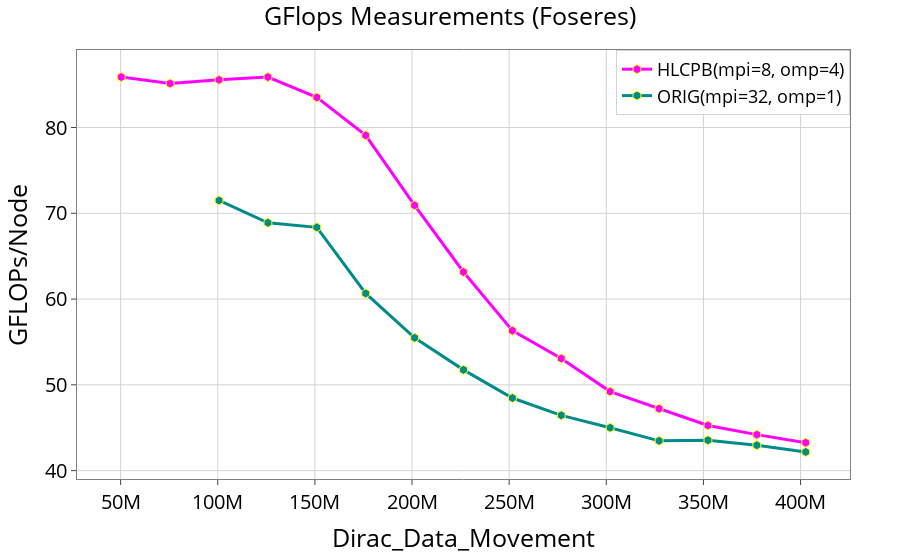

The code cell stored with this chart in its notebook:
### Markdown cell above
# For conference Paper

### Code cell
fig = go.Figure()

# ALL_OPT
# fig.add_trace(go.Scatter(x=(dfn1AvxFusNonProb_8mpi_4omp.Dirc_Data_Mov*(dfn1AvxFusNonProb_8mpi_4omp.MPI_size)), 
#                          y=(dfn1AvxFusNonProb_8mpi_4omp.GFLOPS*(dfn1AvxFusNonProb_8mpi_4omp.MPI_size)), 
#                          mode='lines+markers', 
#                          name='ALL-OPTS(8*4)',
#                          line=dict(color='magenta',width=3),
#                          marker=dict(symbol='hexagon',size=9, line=dict(color='yellow',width=1))))



# Sort the DataFrame based on the product of Dirc_Data_Mov and MPI_size
df_sorted = dfn1AvxFusNonProb_8mpi_4omp.assign(sort_value=dfn1AvxFusNonProb_8mpi_4omp['Dirc_Data_Mov'] * dfn1AvxFusNonProb_8mpi_4omp['MPI_size']).sort_values(by='sort_value')

# Create the line graph with sorted x-axis values
# fig.add_trace(
#     go.Scatter(
#         x=df_sorted['Dirc_Data_Mov'] * df_sorted['MPI_size'],
#         y=df_sorted['GFLOPS'] * df_sorted['MPI_size'],
#         mode='lines+markers',
#         name='ALL-OPTS(mpi=8, omp=4)',
#         line=dict(color='magenta', width=3),
#         marker=dict(symbol='hexagon', size=9, line=dict(color='yellow', width=1))
#     )
# )



# NVEC-HLCPB
# fig.add_trace(go.Scatter(x=(dfn1MacFusNonProb_8mpi_4omp.Dirc_Data_Mov*(dfn1MacFusNonProb_8mpi_4omp.MPI_size)), 
#                          y=(dfn1MacFusNonProb_8mpi_4omp.GFLOPS*(dfn1MacFusNonProb_8mpi_4omp.MPI_size)), 
#                          mode='lines+markers', 
#                          name='NVEC-HLCPB(8*4)',
#                          line=dict(color='darkcyan',width=3),
#                          marker=dict(symbol='hexagon',size=9, line=dict(color='yellow',width=1))))




# Sort the DataFrame based on the product of Dirc_Data_Mov and MPI_size
df_sorted = dfn1MacFusNonProb_8mpi_4omp.assign(sort_value=dfn1MacFusNonProb_8mpi_4omp['Dirc_Data_Mov'] * dfn1MacFusNonProb_8mpi_4omp['MPI_size']).sort_values(by='sort_value')

# Create the line graph with sorted x-axis values
fig.add_trace(
    go.Scatter(
        x=df_sorted['Dirc_Data_Mov'] * df_sorted['MPI_size'],
        y=df_sorted['GFLOPS'] * df_sorted['MPI_size'],
        mode='lines+markers',
        name='HLCPB(mpi=8, omp=4)',
        line=dict(color='magenta', width=3),
        marker=dict(symbol='hexagon', size=9, line=dict(color='yellow', width=1))
    )
)







# ORIG
# fig.add_trace(go.Scatter(x=(dfn1MacNonFusNonProb_32mpi_1omp.Dirc_Data_Mov*(dfn1MacNonFusNonProb_32mpi_1omp.MPI_size)), 
#                          y=(dfn1MacNonFusNonProb_32mpi_1omp.GFLOPS*(dfn1MacNonFusNonProb_32mpi_1omp.MPI_size)), 
#                          mode='lines+markers', 
#                          name='MacNonFusNonProb_32mpi_1omp',
#                          line=dict(color='darkblue',width=3),
#                          marker=dict(symbol='circle',size=7, line=dict(color='tomato',width=2))))


# fig.add_trace(go.Scatter(x=(dfn1MacNonFusNonProb_16mpi_2omp.Dirc_Data_Mov*(dfn1MacNonFusNonProb_16mpi_2omp.MPI_size)), 
#                          y=(dfn1MacNonFusNonProb_16mpi_2omp.GFLOPS*(dfn1MacNonFusNonProb_16mpi_2omp.MPI_size)), 
#                          mode='lines+markers', 
#                          name='ORIG(32*1)',
#                          line=dict(color='royalblue',width=3),
#                          marker=dict(symbol='hexagon',size=9,line=dict(color='yellow',width=1))))



# Sort the DataFrame based on the product of Dirc_Data_Mov and MPI_size
df_sorted = dfn1MacNonFusNonProb_16mpi_2omp.assign(sort_value=dfn1MacNonFusNonProb_16mpi_2omp['Dirc_Data_Mov'] * dfn1MacNonFusNonProb_16mpi_2omp['MPI_size']).sort_values(by='sort_value')

# Create the line graph with sorted x-axis values
fig.add_trace(
    go.Scatter(
        x=df_sorted['Dirc_Data_Mov'] * df_sorted['MPI_size'],
        y=df_sorted['GFLOPS'] * df_sorted['MPI_size'],
        mode='lines+markers',
        name='ORIG(mpi=32, omp=1)',
        line=dict(color='darkcyan', width=3),
        marker=dict(symbol='hexagon', size=9, line=dict(color='yellow', width=1))
    )
)





# Adding a vertical line
# fig.add_vline(x=80e6, line_width=3, line_dash="dash", line_color="green")


# fig.add_annotation(
#     x=80e6,
#     y=40,
#     text='Max L3 size/node: 80M',
#     xanchor='left',  # Anchor the text to the left side of the annotation point
#     yanchor='bottom',
#     showarrow=False,
#     arrowhead=1,
#     arrowsize=1,
#     arrowwidth=2,
#     arrowcolor="#636363",
#     ax=-60,  # Move the text 60 units to the left
#     ay=-30,
#     font=dict(size=20, color="green", family="Sans Serif"),
#     align="left",
#     textangle=-90,  # Rotate the text 90 degrees counter-clockwise
# )



fig.update_layout(
    title=dict(text='GFlops Measurements (Foseres)',
               font=dict(color="black", size=25),x=0.5),  # Set title text color to black
    xaxis_title=dict(text='Dirac_Data_Movement', font=dict(color="black", size=25)), 
    yaxis_title=dict(text='GFLOPs/Node', font=dict(color="black", size=25)), 
    legend=go.layout.Legend(bordercolor="lightgrey", borderwidth=1, x=1, xanchor="right", y=1, yanchor="top",
                            font=dict(color="black", size=18)),
    margin=dict(l=50, r=50, t=50, b=50),
    plot_bgcolor='white'
)

fig.update_xaxes(
    mirror=True,
    ticks='outside',
    tickfont=dict(color="black", size=20),
    showline=True,
    linecolor='grey',
    gridcolor='lightgrey',
    linewidth=0  # Set the linewidth for grid lines
)
fig.update_yaxes(
    mirror=True,
    ticks='outside',
    tickfont=dict(color="black", size=20),
    showline=True,
    linecolor='grey',
    gridcolor='lightgrey',
    linewidth=0  # Set the linewidth for grid lines
)

fig.write_image("/Users/msrahman/Desktop/avx-flop7_confer.pdf")
fig.show()

### Figure 1 — Plotly figure (JSON) as saved in the notebook; plotly's stock layout.template omitted (floating-point values rounded to 4 significant figures)
{"data": [{"line": {"color": "magenta", "width": 3}, "marker": {"line": {"color": "yellow", "width": 1}, "size": 9, "symbol": "hexagon"}, "mode": "lines+markers", "name": "HLCPB(mpi=8, omp=4)", "type": "scatter", "x": [50331648, 75497472, 100663296, 125829120, 150994944, 176160768, 201326592, 226492416, 251658240, 276824064, 301989888, 327155712, 352321536, 377487360, 402653184], "y": [85.88, 85.14, 85.56, 85.88, 83.51, 79.08, 70.92, 63.16, 56.32, 53.08, 49.22, 47.22, 45.27, 44.2, 43.26]}, {"line": {"color": "darkcyan", "width": 3}, "marker": {"line": {"color": "yellow", "width": 1}, "size": 9, "symbol": "hexagon"}, "mode": "lines+markers", "name": "ORIG(mpi=32, omp=1)", "type": "scatter", "x": [100663296, 125829120, 150994944, 176160768, 201326592, 226492416, 251658240, 276824064, 301989888, 327155712, 352321536, 377487360, 402653184], "y": [71.49, 68.9, 68.36, 60.66, 55.48, 51.75, 48.46, 46.45, 45.0, 43.47, 43.55, 42.96, 42.18]}], "layout": {"legend": {"bordercolor": "lightgrey", "borderwidth": 1, "font": {"color": "black", "size": 18}, "x": 1, "xanchor": "right", "y": 1, "yanchor": "top"}, "margin": {"b": 50, "l": 50, "r": 50, "t": 50}, "plot_bgcolor": "white", "title": {"font": {"color": "black", "size": 25}, "text": "GFlops Measurements (Foseres)", "x": 0.5}, "xaxis": {"gridcolor": "lightgrey", "linecolor": "grey", "linewidth": 0, "mirror": true, "showline": true, "tickfont": {"color": "black", "size": 20}, "ticks": "outside", "title": {"font": {"color": "black", "size": 25}, "text": "Dirac_Data_Movement"}}, "yaxis": {"gridcolor": "lightgrey", "linecolor": "grey", "linewidth": 0, "mirror": true, "showline": true, "tickfont": {"color": "black", "size": 20}, "ticks": "outside", "title": {"font": {"color": "black", "size": 25}, "text": "GFLOPs/Node"}}}}
